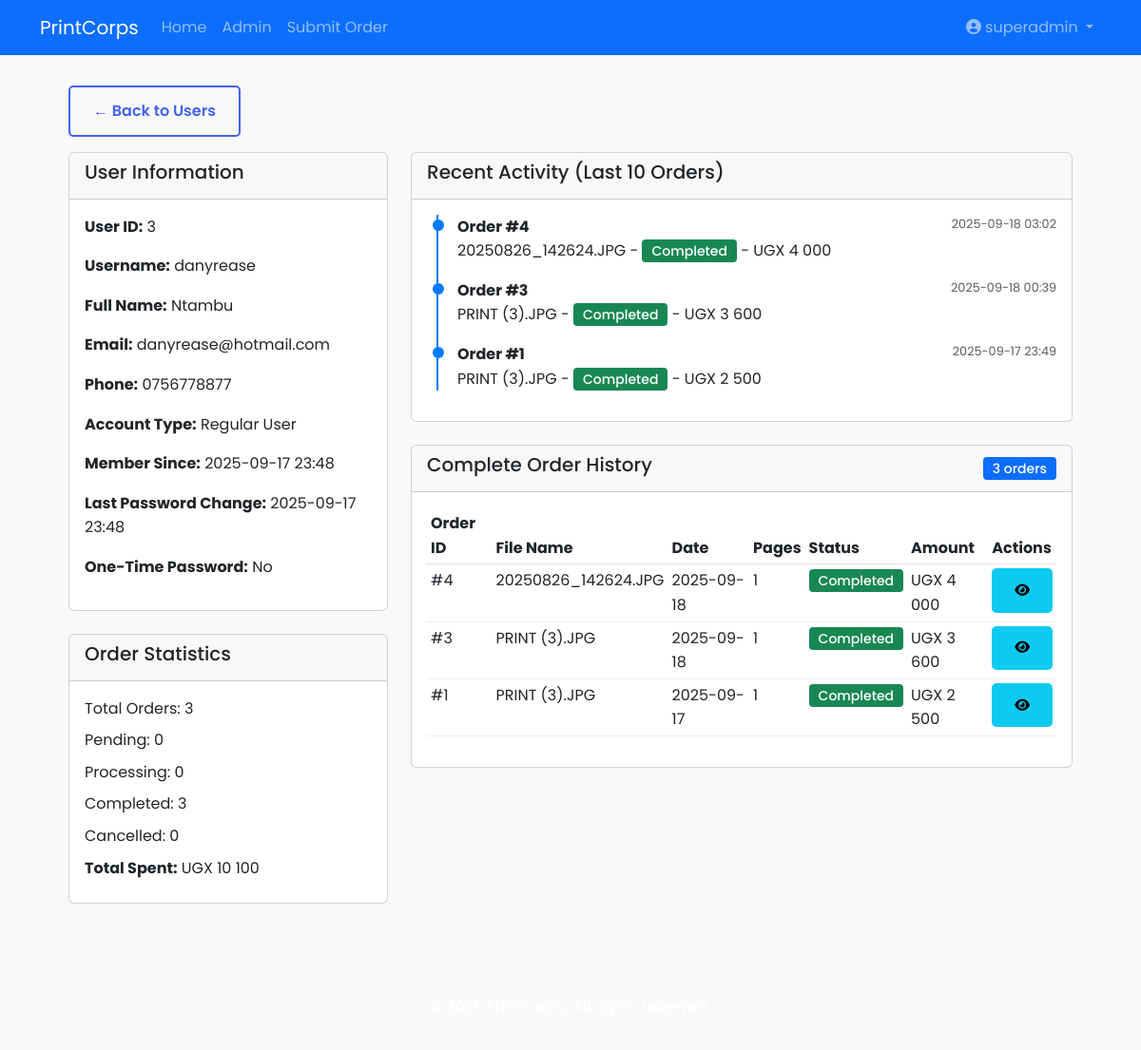
The app's page /superadmin/user/3 (signed in) with its own data.
### app.py (models this page shows, shortened)
class User(UserMixin, db.Model):
    id = db.Column(db.Integer, primary_key=True)
    username = db.Column(db.String(100), unique=True, nullable=False)
    email = db.Column(db.String(120), unique=True, nullable=True)
    full_name = db.Column(db.String(150), nullable=True)
    phone_number = db.Column(db.String(20), nullable=True)
    password_hash = db.Column(db.String(200), nullable=False)
    is_admin = db.Column(db.Boolean, default=False)
    is_superadmin = db.Column(db.Boolean, default=False)
    created_at = db.Column(db.DateTime, default=datetime.utcnow)
    password_changed_at = db.Column(db.DateTime, nullable=True)
    is_one_time_password = db.Column(db.Boolean, default=False)
    reset_token = db.Column(db.String(100), nullable=True)
    reset_token_expires = db.Column(db.DateTime, nullable=True)
    location_set = db.Column(db.Boolean, default=False)  # Track if location is set
    orders = db.relationship('Order', backref='customer', foreign_keys='Order.user_id', lazy=True)
    assigned_orders = db.relationship('Order', backref='assigned_admin', foreign_keys='Order.assigned_admin_id', lazy=True)

class Order(db.Model):
    id = db.Column(db.Integer, primary_key=True)
    user_id = db.Column(db.Integer, db.ForeignKey('user.id'))
    assigned_admin_id = db.Column(db.Integer, db.ForeignKey('user.id'), nullable=True)
    processed_by_id = db.Column(db.Integer, db.ForeignKey('user.id'), nullable=True)
    status = db.Column(db.String(20), default='Pending')
    processing_started_at = db.Column(db.DateTime, nullable=True)
    processing_completed_at = db.Column(db.DateTime, nullable=True)
    file_name = db.Column(db.String(200))
    original_filename = db.Column(db.String(200))
    pages = db.Column(db.Integer)
    color = db.Column(db.Boolean, default=False)
    created_at = db.Column(db.DateTime, default=datetime.utcnow)
    updated_at = db.Column(db.DateTime, onupdate=datetime.utcnow)
    cancelled_at = db.Column(db.DateTime, nullable=True)
    cancellation_reason = db.Column(db.Text, nullable=True)
    is_rush = db.Column(db.Boolean, default=False)
    priority_level = db.Column(db.String(20), default='Normal')
    price = db.Column(db.Float)
    user_notes = db.Column(db.Text, nullable=True)
    admin_notes = db.Column(db.Text, nullable=True)
    paper_type = db.Column(db.String(50))
    paper_size = db.Column(db.String(20))
    copies = db.Column(db.Integer, default=1)
    is_template = db.Column(db.Boolean, default=False)
    template_name = db.Column(db.String(100), nullable=True)
    payment_method = db.Column(db.String(20), nullable=False, default='Mobile Money')
    payment_status = db.Column(db.String(20), default='Pending')
    transaction_id = db.Column(db.String(100))
    mobile_money_provider = db.Column(db.String(20))
    mobile_money_number = db.Column(db.String(15))
    auto_page_count = db.Column(db.Boolean, default=False)
    delivery_address = db.Column(db.Text, nullable=True)
    delivery_contact = db.Column(db.String(50), nullable=True)
    delivery_latitude = db.Column(db.Float, nullable=True)
    delivery_longitude = db.Column(db.Float, nullable=True)
    assigned_admin_rel = db.relationship('User', foreign_keys='Order.assigned_admin_id', backref='orders_assigned')
    processed_by_rel = db.relationship('User', foreign_keys='Order.processed_by_id', backref='orders_processed')

### app.py (the view)
    @app.route('/superadmin/user/<int:user_id>')
    @login_required
    def user_detail(user_id):
        if not current_user.is_superadmin:
            abort(403)
        user = User.query.get_or_404(user_id)
        orders = Order.query.filter_by(user_id=user_id).order_by(Order.created_at.desc()).all()
        order_stats = {
            'total_orders': len(orders),
            'pending_orders': sum(1 for o in orders if o.status == 'Pending'),
            'processing_orders': sum(1 for o in orders if o.status == 'Processing'),
            'completed_orders': sum(1 for o in orders if o.status == 'Completed'),
            'cancelled_orders': sum(1 for o in orders if o.status == 'Cancelled'),
            'total_spent': sum(o.price for o in orders if o.status == 'Completed')
        }
        recent_activity = orders[:10]  # Last 10 orders
        return render_template('user_detail.html',
                            user=user,
                            orders=orders,
                            order_stats=order_stats,
                            recent_activity=recent_activity)

### app.py (called while the page is built)
def format_currency(amount):
    if amount is None:
        return "UGX 0"
    try:
        return f"UGX {float(amount):,.0f}".replace(",", " ")
    except (ValueError, TypeError):
        return "UGX 0"

@login_manager.user_loader
def load_user(user_id):
    return User.query.get(int(user_id))

### templates/user_detail.html (shortened to what this page needs)
{% extends "base.html" %}
{% block content %}
<div class="container-fluid">
    <div class="mb-3">
        <a href="{{ url_for('admin_users') }}" class="btn btn-secondary">
            &larr; Back to Users
        </a>
    </div>
    <div class="row">
        <div class="col-md-4">
            <div class="card">
                <div class="card-header">
                    <h5>User Information</h5>
                </div>
                <div class="card-body">
                    <div class="mb-3">
                        <strong>User ID:</strong> {{ user.id }}
                    </div>
                    <div class="mb-3">
                        <strong>Username:</strong> {{ user.username }}
                    </div>
                    <div class="mb-3">
                        <strong>Full Name:</strong> {{ user.full_name if user.full_name else 'Not provided' }}
                    </div>
                    <div class="mb-3">
                        <strong>Email:</strong> {{ user.email if user.email else 'Not provided' }}
                    </div>
                    <div class="mb-3">
                        <strong>Phone:</strong> {{ user.phone_number if user.phone_number else 'Not provided' }}
                    </div>
                    <div class="mb-3">
                        <strong>Account Type:</strong>
                        {% if user.is_superadmin %}Super Admin
                        {% elif user.is_admin %}Admin
                        {% else %}Regular User
                        {% endif %}
                    </div>
                    <div class="mb-3">
                        <strong>Member Since:</strong> {{ user.created_at.strftime('%Y-%m-%d %H:%M') }}
                    </div>
                    <div class="mb-3">
                        <strong>Last Password Change:</strong>
                        {% if user.password_changed_at %}
                            {{ user.password_changed_at.strftime('%Y-%m-%d %H:%M') }}
                        {% else %}
                            Never changed
                        {% endif %}
                    </div>
                    <div class="mb-3">
                        <strong>One-Time Password:</strong>
                        {{ 'Yes' if user.is_one_time_password else 'No' }}
                    </div>
                </div>
            </div>
            <div class="card mt-4">
                <div class="card-header">
                    <h5>Order Statistics</h5>
                </div>
                <div class="card-body">
                    <div class="mb-2">Total Orders: {{ order_stats.total_orders }}</div>
                    <div class="mb-2">Pending: {{ order_stats.pending_orders }}</div>
                    <div class="mb-2">Processing: {{ order_stats.processing_orders }}</div>
                    <div class="mb-2">Completed: {{ order_stats.completed_orders }}</div>
                    <div class="mb-2">Cancelled: {{ order_stats.cancelled_orders }}</div>
                    <div class="mb-2">
                        <strong>Total Spent:</strong> {{ format_currency(order_stats.total_spent) }}
                    </div>
                </div>
            </div>
        </div>
        <div class="col-md-8">
            <div class="card mb-4">
                <div class="card-header">
                    <h5>Recent Activity (Last 10 Orders)</h5>
                </div>
                <div class="card-body">
                    {% if recent_activity %}
                    <div class="timeline">
                        {% for order in recent_activity %}
                        <div class="timeline-item mb-3">
                            <div class="d-flex justify-content-between">
                                <strong>Order #{{ order.id }}</strong>
                                <span class="text-muted">{{ order.created_at.strftime('%Y-%m-%d %H:%M') }}</span>
                            </div>
                            <div>
                                {{ order.original_filename }} -
                                <span class="badge bg-{% if order.status == 'Completed' %}success
                                {% elif order.status == 'Processing' %}info
                                {% elif order.status == 'Cancelled' %}danger
                                {% else %}warning{% endif %}">
                                    {{ order.status }}
                                </span>
                                - {{ format_currency(order.price) }}
                            </div>
                        </div>
                        {% endfor %}
                    </div>
                    {% else %}
                    <p class="text-muted">No recent activity</p>
                    {% endif %}
                </div>
            </div>
            <div class="card">
                <div class="card-header d-flex justify-content-between align-items-center">
                    <h5>Complete Order History</h5>
                    <span class="badge bg-primary">{{ orders|length }} orders</span>
                </div>
                <div class="card-body">
                    {% if orders %}
                    <div class="table-responsive">
                        <table class="table table-sm table-hover">
                            <thead>
                                <tr>
                                    <th>Order ID</th>
                                    <th>File Name</th>
                                    <th>Date</th>
                                    <th>Pages</th>
                                    <th>Status</th>
                                    <th>Amount</th>
                                    <th>Actions</th>
                                </tr>
                            </thead>
                            <tbody>
                                {% for order in orders %}
                                <tr>
                                    <td>#{{ order.id }}</td>
                                    <td title="{{ order.original_filename }}">
                                        {{ order.original_filename|truncate(20) }}
                                    </td>
                                    <td>{{ order.created_at.strftime('%Y-%m-%d') }}</td>
                                    <td>{{ order.pages }}</td>
                                    <td>
                                        <span class="badge bg-{% if order.status == 'Completed' %}success
                                        {% elif order.status == 'Processing' %}info
                                        {% elif order.status == 'Cancelled' %}danger
                                        {% else %}warning{% endif %}">
                                            {{ order.status }}
                                        </span>
                                    </td>
                                    <td>{{ format_currency(order.price) }}</td>
                                    <td>
                                        <a href="{{ url_for('view_order', order_id=order.id) }}"
                                           class="btn btn-sm btn-info" title="View Order Details">
                                            <i class="fas fa-eye"></i>
                                        </a>
                                    </td>
                                </tr>
                                {% endfor %}
                            </tbody>
                        </table>
                    </div>
                    {% else %}
                    <p class="text-muted">No orders found for this user</p>
                    {% endif %}
                </div>
            </div>
        </div>
    </div>
</div>
{% endblock %}

### templates/base.html (shortened to what this page needs)
<!DOCTYPE html>
<html lang="en">
<head>
    <link href="https://cdn.jsdelivr.net/npm/bootstrap@5.3.0/dist/css/bootstrap.min.css" rel="stylesheet">
    <link rel="stylesheet" href="{{ url_for('static', filename='css/style.css') }}">
    <link rel="stylesheet" href="https://cdnjs.cloudflare.com/ajax/libs/font-awesome/6.0.0/css/all.min.css">
</head>
<body>
    <nav class="navbar navbar-expand-lg navbar-dark bg-primary">
        <div class="container">
            <a class="navbar-brand" href="{{ url_for('home') }}">PrintCorps</a>
            <div class="collapse navbar-collapse" id="navbarContent">
                <ul class="navbar-nav me-auto">
                    <li class="nav-item">
                        <a class="nav-link" href="{{ url_for('home') }}">Home</a>
                    </li>
                    {% if current_user.is_authenticated %}
                    <li class="nav-item">
                        {% if current_user.is_admin or current_user.is_superadmin %}
                            <a class="nav-link" href="{{ url_for('admin_dashboard') }}">Admin</a>
                        {% else %}
                            <a class="nav-link" href="{{ url_for('dashboard') }}">Dashboard</a>
                        {% endif %}
                    </li>
                    <li class="nav-item">
                        <a class="nav-link" href="{{ url_for('upload_file') }}">Submit Order</a>
                    </li>
                    {% endif %}
                </ul>
                <ul class="navbar-nav">
                    {% if current_user.is_authenticated %}
                    <li class="nav-item dropdown">
                        <a class="nav-link dropdown-toggle" href="#" role="button" data-bs-toggle="dropdown">
                            <i class="fas fa-user-circle me-1"></i>{{ current_user.username }}
                        </a>
                    </li>
                    {% endif %}
                </ul>
            </div>
        </div>
    </nav>
    <main>
        {% block content %}{% endblock %}
    </main>
    <footer class="bg-light text-center py-3 mt-5">
        <p>&copy; {{ now.year }} PrintCorps. All rights reserved.</p>
    </footer>
</body>
</html>

### static/css/style.css (style rules this page uses)
:root { --primary-color: #4361ee; --secondary-color: #3f37c9; --light-color: #f8f9fa; --dark-color: #212529; --success-color: #4cc9f0; --danger-color: #f72585; --warning-color: #ff9e00; }
* { margin: 0; padding: 0; box-sizing: border-box; font-family: 'Poppins', sans-serif; }
body { background-color: var(--light-color); color: var(--dark-color); line-height: 1.6; }
nav { display: flex; justify-content: space-between; align-items: center; padding: 1rem 5%; max-width: 1200px; margin: 0 auto; }
main { min-height: calc(100vh - 120px); padding: 2rem 5%; max-width: 1200px; margin: 0 auto; }
.btn { display: inline-block; padding: 0.8rem 1.5rem; border-radius: 5px; text-decoration: none; font-weight: 600; transition: all 0.3s; cursor: pointer; border: none; }
.btn-secondary { background-color: transparent; color: var(--primary-color); border: 2px solid var(--primary-color); }
table { width: 100%; border-collapse: collapse; }
th { background: var(--primary-color); color: white; padding: 1rem; text-align: left; }
td { padding: 1rem; border-bottom: 1px solid #eee; }
.badge { padding: 0.3rem 0.8rem; border-radius: 20px; font-size: 0.8rem; font-weight: 500; display: inline-block; }
footer { background-color: var(--dark-color); color: white; text-align: center; padding: 1.5rem; }
.badge { padding: 5px 10px; border-radius: 4px; font-size: 14px; }
.text-muted { display: block; font-size: 0.8em; }
.timeline { border-left: 2px solid #007bff; margin-left: 10px; padding-left: 20px; }
.timeline-item { position: relative; }
.timeline-item:before { content: ''; position: absolute; left: -26px; top: 5px; width: 12px; height: 12px; border-radius: 50%; background: #007bff; }
@media (min-width: 1200px) { .row { display: flex; flex-wrap: wrap; } }

### records on screen
User: username "superadmin"
User: id "3", username "danyrease", full_name "Ntambu", email "danyrease@hotmail.com", phone_number "0756778877", created_at "2025-09-17 23:48", password_changed_at "2025-09-17 23:48", is_one_time_password "No"
Order: id "4", created_at "2025-09-18 03:02", original_filename "20250826_142624.JPG", status "Completed", price "UGX 4 000", created_at "2025-09-18", pages "1"
Order: id "3", created_at "2025-09-18 00:39", original_filename "PRINT (3).JPG", status "Completed", price "UGX 3 600", created_at "2025-09-18", pages "1"
Order: id "1", created_at "2025-09-17 23:49", original_filename "PRINT (3).JPG", status "Completed", price "UGX 2 500", created_at "2025-09-17", pages "1"

### other values on screen
{{ order_stats.total_orders }} "3"
{{ order_stats.pending_orders }} "0"
{{ order_stats.processing_orders }} "0"
{{ order_stats.completed_orders }} "3"
{{ order_stats.cancelled_orders }} "0"
{{ orders|length }} "3"
